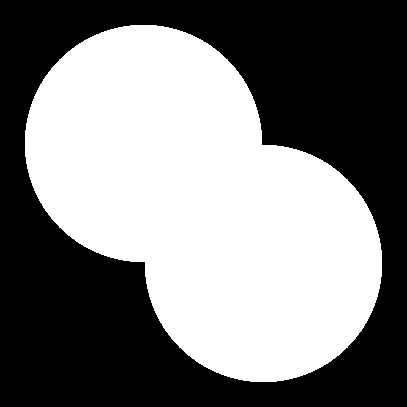
%> input picture exercise-6/circles.png, 407 x 407 px
$ octave exercise6.m   (GNU Octave 9; MATLAB toolbox functions it lacks are replaced by stand-ins)
%> lines starting %> are read from the running program, lines starting %| are printed output that depends on the picture; in (x1, y1, x2, y2) boxes, pixels count from 0 and x2, y2 are one past the last pixel; in counts of white or black regions, pixels touching at a corner belong together; the program's own positions count from 1
%Task 1: distance transforms and watershed transform

img=imread('circles.png');
%> img: size 407x407 logical; 48.8% white; 1 white region, box (x1, y1, x2, y2) and area: (25, 25, 382, 382) 80853
% compute the distance transform with three different distance metrics
% the input image is inverted (by taking the complement)
% because the bwdist function assumes that the objects in the binary image are represented by 0s and the background by 1s.
D1=bwdist(~img,'euclidean');
D2=bwdist(~img,'chessboard');
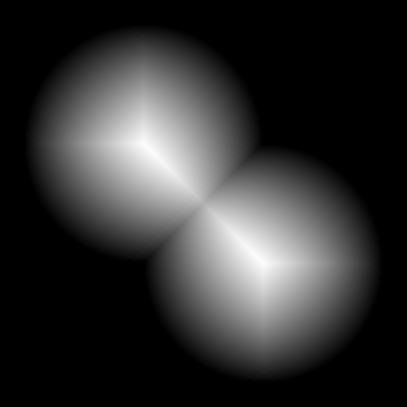
%> D2: size 407x407 single; min 0, max 85, mean 16.6; drawn with min black and max white
D3=bwdist(~img,'cityblock');
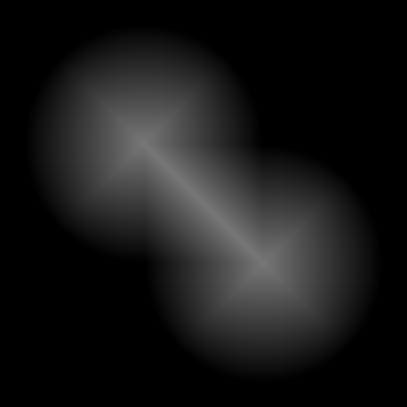
%> D3: size 407x407 single; min 0, max 119, mean 23.7
%The mat2gray function is used to convert the grayscale values of the distance transform
% to the range [0,1] for visualization purposes.
figure;
subplot(221);imshow(img);title('original');
subplot(222);imshow(mat2gray(D1));title('euclidean'); %mat2gray used for visualization
subplot(223);imshow(mat2gray(D2));title('chessboard');
subplot(224);imshow(mat2gray(D3));title('cityblock');
%> after `imshow(mat2gray(D3))`:
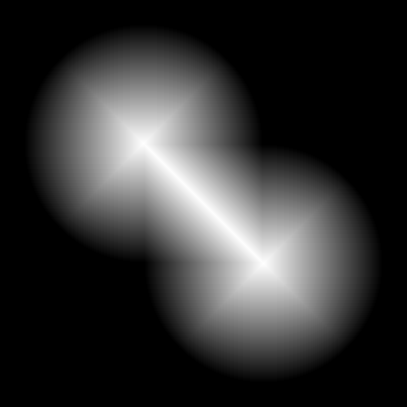
%> displayed picture: size 407x407, on the screen's scale of 0 to 255; min 0, max 255, mean 50.9

D1=imcomplement(D1); %complement of the distance transform
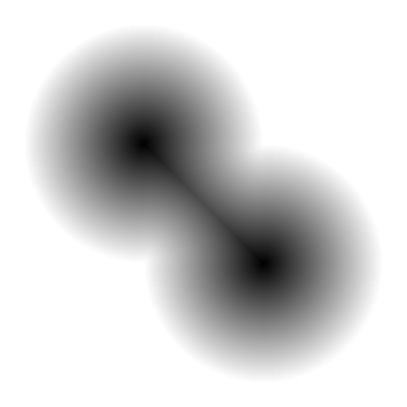
%> D1: size 407x407 single; min -117.8, max 1, mean -20.49; drawn with min black and max white
figure;
imshow(mat2gray(D1));

% force the pixel not belonging to the objects have the value of -infinity
D1(~img)=-Inf;
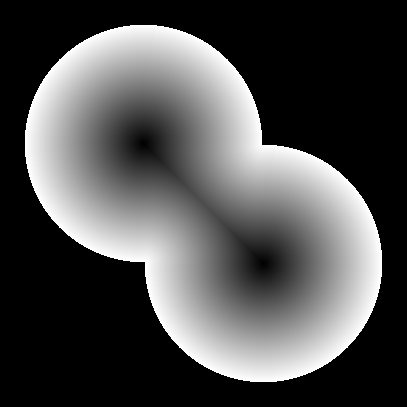
%> D1: size 407x407 single; 51.19% of the values are NaN or infinite; the others: min -117.8, max 0, mean -43.03; drawn with min black, max white, NaN and infinite black

WS=watershed(D1); %watershed transform of the distance transform matrix
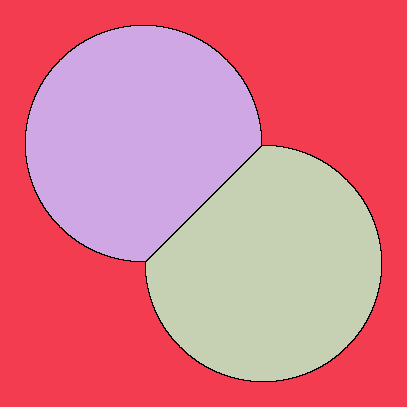
%> WS: size 407x407 uint8; 4 distinct labels, from 0 to 3; one colour per label, 0 black
figure;
imshow(label2rgb(WS)); %label2rgb is used for visualization purpose
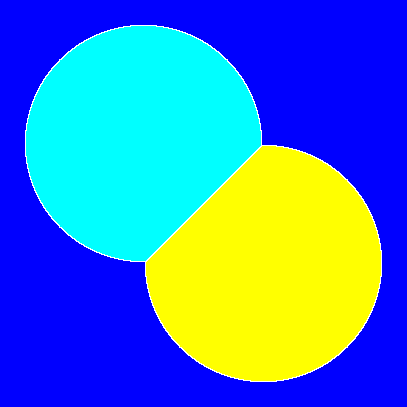
%> displayed picture: size 407x407x3, on the screen's scale of 0 to 255; mean R, G, B 63.4, 124.5, 194.1
title('Watershed Transform')
